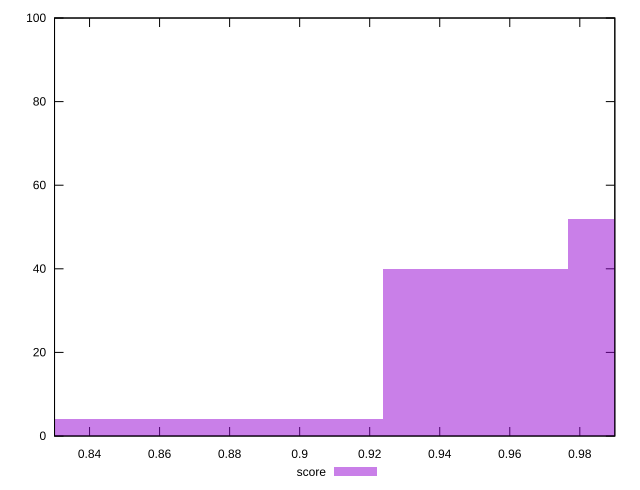

Here is the gnuplot script that generated this plot:
reset

$score <<EOF
0.8446268784333721 4
0.8974160583354579 4
0.9502052382375437 40
1.0029944181396293 52
EOF

set key outside below
set boxwidth 0.05278917990208576
set xrange [0.83:0.99]
set yrange [0:100]
set trange [0:100]
set style fill transparent solid 0.5 noborder
set terminal svg size 640, 490 enhanced background rgb 'white'
set output "report_00019_2021-02-10T18-14-37.922Z//bootup-time/samples/pages+cached/score/histogram.svg"

plot $score title "score" with boxes

reset
